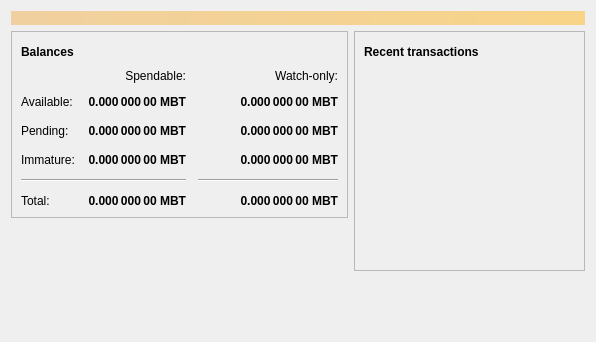
<?xml version="1.0" encoding="UTF-8"?>
<ui version="4.0">
 <class>OverviewPage</class>
 <widget class="QWidget" name="OverviewPage">
  <property name="geometry">
   <rect>
    <x>0</x>
    <y>0</y>
    <width>596</width>
    <height>342</height>
   </rect>
  </property>
  <property name="windowTitle">
   <string>Form</string>
  </property>
  <layout class="QVBoxLayout" name="topLayout">
   <item>
    <widget class="QLabel" name="labelAlerts">
     <property name="visible">
      <bool>false</bool>
     </property>
     <property name="styleSheet">
      <string notr="true">background-color: qlineargradient(x1: 0, y1: 0, x2: 1, y2: 0, stop:0 #F0D0A0, stop:1 #F8D488); color:#000000;</string>
     </property>
     <property name="wordWrap">
      <bool>true</bool>
     </property>
     <property name="margin">
      <number>3</number>
     </property>
    </widget>
   </item>
   <item>
    <layout class="QHBoxLayout" name="horizontalLayout" stretch="1,1">
     <item>
      <layout class="QVBoxLayout" name="verticalLayout_2">
       <item>
        <widget class="QFrame" name="frame">
         <property name="frameShape">
          <enum>QFrame::StyledPanel</enum>
         </property>
         <property name="frameShadow">
          <enum>QFrame::Raised</enum>
         </property>
         <layout class="QVBoxLayout" name="verticalLayout_4">
          <item>
           <layout class="QHBoxLayout" name="horizontalLayout_4">
            <item>
             <widget class="QLabel" name="label_5">
              <property name="font">
               <font>
                <weight>75</weight>
                <bold>true</bold>
               </font>
              </property>
              <property name="text">
               <string>Balances</string>
              </property>
             </widget>
            </item>
            <item>
             <widget class="QPushButton" name="labelWalletStatus">
              <property name="enabled">
               <bool>false</bool>
              </property>
              <property name="maximumSize">
               <size>
                <width>30</width>
                <height>16777215</height>
               </size>
              </property>
              <property name="toolTip">
               <string>The displayed information may be out of date. Your wallet automatically synchronizes with the Mashhadbit network after a connection is established, but this process has not completed yet.</string>
              </property>
              <property name="text">
               <string/>
              </property>
              <property name="icon">
               <iconset resource="../mashhadbit.qrc">
                <normaloff>:/icons/warning</normaloff>
                <disabledoff>:/icons/warning</disabledoff>:/icons/warning</iconset>
              </property>
              <property name="iconSize">
               <size>
                <width>24</width>
                <height>24</height>
               </size>
              </property>
              <property name="flat">
               <bool>true</bool>
              </property>
             </widget>
            </item>
            <item>
             <spacer name="horizontalSpacer_3">
              <property name="orientation">
               <enum>Qt::Horizontal</enum>
              </property>
              <property name="sizeHint" stdset="0">
               <size>
                <width>40</width>
                <height>20</height>
               </size>
              </property>
             </spacer>
            </item>
           </layout>
          </item>
          <item>
           <layout class="QGridLayout" name="gridLayout">
            <property name="spacing">
             <number>12</number>
            </property>
            <item row="2" column="2">
             <widget class="QLabel" name="labelWatchPending">
              <property name="font">
               <font>
                <weight>75</weight>
                <bold>true</bold>
               </font>
              </property>
              <property name="cursor">
               <cursorShape>IBeamCursor</cursorShape>
              </property>
              <property name="toolTip">
               <string>Unconfirmed transactions to watch-only addresses</string>
              </property>
              <property name="text">
               <string notr="true">0.000 000 00 MBT</string>
              </property>
              <property name="alignment">
               <set>Qt::AlignRight|Qt::AlignTrailing|Qt::AlignVCenter</set>
              </property>
              <property name="textInteractionFlags">
               <set>Qt::LinksAccessibleByMouse|Qt::TextSelectableByKeyboard|Qt::TextSelectableByMouse</set>
              </property>
             </widget>
            </item>
            <item row="2" column="1">
             <widget class="QLabel" name="labelUnconfirmed">
              <property name="font">
               <font>
                <weight>75</weight>
                <bold>true</bold>
               </font>
              </property>
              <property name="cursor">
               <cursorShape>IBeamCursor</cursorShape>
              </property>
              <property name="toolTip">
               <string>Total of transactions that have yet to be confirmed, and do not yet count toward the spendable balance</string>
              </property>
              <property name="text">
               <string notr="true">0.000 000 00 MBT</string>
              </property>
              <property name="alignment">
               <set>Qt::AlignRight|Qt::AlignTrailing|Qt::AlignVCenter</set>
              </property>
              <property name="textInteractionFlags">
               <set>Qt::LinksAccessibleByMouse|Qt::TextSelectableByKeyboard|Qt::TextSelectableByMouse</set>
              </property>
             </widget>
            </item>
            <item row="3" column="2">
             <widget class="QLabel" name="labelWatchImmature">
              <property name="font">
               <font>
                <weight>75</weight>
                <bold>true</bold>
               </font>
              </property>
              <property name="cursor">
               <cursorShape>IBeamCursor</cursorShape>
              </property>
              <property name="toolTip">
               <string>Mined balance in watch-only addresses that has not yet matured</string>
              </property>
              <property name="text">
               <string notr="true">0.000 000 00 MBT</string>
              </property>
              <property name="alignment">
               <set>Qt::AlignRight|Qt::AlignTrailing|Qt::AlignVCenter</set>
              </property>
              <property name="textInteractionFlags">
               <set>Qt::LinksAccessibleByMouse|Qt::TextSelectableByKeyboard|Qt::TextSelectableByMouse</set>
              </property>
             </widget>
            </item>
            <item row="4" column="0" colspan="2">
             <widget class="Line" name="line">
              <property name="orientation">
               <enum>Qt::Horizontal</enum>
              </property>
             </widget>
            </item>
            <item row="4" column="2">
             <widget class="Line" name="lineWatchBalance">
              <property name="sizePolicy">
               <sizepolicy hsizetype="Preferred" vsizetype="Fixed">
                <horstretch>0</horstretch>
                <verstretch>0</verstretch>
               </sizepolicy>
              </property>
              <property name="minimumSize">
               <size>
                <width>140</width>
                <height>0</height>
               </size>
              </property>
              <property name="orientation">
               <enum>Qt::Horizontal</enum>
              </property>
             </widget>
            </item>
            <item row="5" column="0">
             <widget class="QLabel" name="labelTotalText">
              <property name="text">
               <string>Total:</string>
              </property>
             </widget>
            </item>
            <item row="3" column="1">
             <widget class="QLabel" name="labelImmature">
              <property name="font">
               <font>
                <weight>75</weight>
                <bold>true</bold>
               </font>
              </property>
              <property name="cursor">
               <cursorShape>IBeamCursor</cursorShape>
              </property>
              <property name="toolTip">
               <string>Mined balance that has not yet matured</string>
              </property>
              <property name="text">
               <string notr="true">0.000 000 00 MBT</string>
              </property>
              <property name="alignment">
               <set>Qt::AlignRight|Qt::AlignTrailing|Qt::AlignVCenter</set>
              </property>
              <property name="textInteractionFlags">
               <set>Qt::LinksAccessibleByMouse|Qt::TextSelectableByKeyboard|Qt::TextSelectableByMouse</set>
              </property>
             </widget>
            </item>
            <item row="2" column="3">
             <spacer name="horizontalSpacer_2">
              <property name="orientation">
               <enum>Qt::Horizontal</enum>
              </property>
              <property name="sizeHint" stdset="0">
               <size>
                <width>40</width>
                <height>20</height>
               </size>
              </property>
             </spacer>
            </item>
            <item row="3" column="0">
             <widget class="QLabel" name="labelImmatureText">
              <property name="text">
               <string>Immature:</string>
              </property>
             </widget>
            </item>
            <item row="5" column="1">
             <widget class="QLabel" name="labelTotal">
              <property name="font">
               <font>
                <weight>75</weight>
                <bold>true</bold>
               </font>
              </property>
              <property name="cursor">
               <cursorShape>IBeamCursor</cursorShape>
              </property>
              <property name="toolTip">
               <string>Your current total balance</string>
              </property>
              <property name="text">
               <string notr="true">0.000 000 00 MBT</string>
              </property>
              <property name="alignment">
               <set>Qt::AlignRight|Qt::AlignTrailing|Qt::AlignVCenter</set>
              </property>
              <property name="textInteractionFlags">
               <set>Qt::LinksAccessibleByMouse|Qt::TextSelectableByKeyboard|Qt::TextSelectableByMouse</set>
              </property>
             </widget>
            </item>
            <item row="5" column="2">
             <widget class="QLabel" name="labelWatchTotal">
              <property name="font">
               <font>
                <weight>75</weight>
                <bold>true</bold>
               </font>
              </property>
              <property name="cursor">
               <cursorShape>IBeamCursor</cursorShape>
              </property>
              <property name="toolTip">
               <string>Current total balance in watch-only addresses</string>
              </property>
              <property name="text">
               <string notr="true">0.000 000 00 MBT</string>
              </property>
              <property name="alignment">
               <set>Qt::AlignRight|Qt::AlignTrailing|Qt::AlignVCenter</set>
              </property>
              <property name="textInteractionFlags">
               <set>Qt::LinksAccessibleByMouse|Qt::TextSelectableByKeyboard|Qt::TextSelectableByMouse</set>
              </property>
             </widget>
            </item>
            <item row="0" column="2">
             <widget class="QLabel" name="labelWatchonly">
              <property name="text">
               <string>Watch-only:</string>
              </property>
              <property name="alignment">
               <set>Qt::AlignRight|Qt::AlignTrailing|Qt::AlignVCenter</set>
              </property>
             </widget>
            </item>
            <item row="1" column="0">
             <widget class="QLabel" name="labelBalanceText">
              <property name="text">
               <string>Available:</string>
              </property>
             </widget>
            </item>
            <item row="1" column="1">
             <widget class="QLabel" name="labelBalance">
              <property name="font">
               <font>
                <weight>75</weight>
                <bold>true</bold>
               </font>
              </property>
              <property name="cursor">
               <cursorShape>IBeamCursor</cursorShape>
              </property>
              <property name="toolTip">
               <string>Your current spendable balance</string>
              </property>
              <property name="text">
               <string notr="true">0.000 000 00 MBT</string>
              </property>
              <property name="alignment">
               <set>Qt::AlignRight|Qt::AlignTrailing|Qt::AlignVCenter</set>
              </property>
              <property name="textInteractionFlags">
               <set>Qt::LinksAccessibleByMouse|Qt::TextSelectableByKeyboard|Qt::TextSelectableByMouse</set>
              </property>
             </widget>
            </item>
            <item row="1" column="2">
             <widget class="QLabel" name="labelWatchAvailable">
              <property name="font">
               <font>
                <weight>75</weight>
                <bold>true</bold>
               </font>
              </property>
              <property name="cursor">
               <cursorShape>IBeamCursor</cursorShape>
              </property>
              <property name="toolTip">
               <string>Your current balance in watch-only addresses</string>
              </property>
              <property name="text">
               <string notr="true">0.000 000 00 MBT</string>
              </property>
              <property name="alignment">
               <set>Qt::AlignRight|Qt::AlignTrailing|Qt::AlignVCenter</set>
              </property>
              <property name="textInteractionFlags">
               <set>Qt::LinksAccessibleByMouse|Qt::TextSelectableByKeyboard|Qt::TextSelectableByMouse</set>
              </property>
             </widget>
            </item>
            <item row="2" column="0">
             <widget class="QLabel" name="labelPendingText">
              <property name="text">
               <string>Pending:</string>
              </property>
             </widget>
            </item>
            <item row="0" column="1">
             <widget class="QLabel" name="labelSpendable">
              <property name="text">
               <string>Spendable:</string>
              </property>
              <property name="alignment">
               <set>Qt::AlignRight|Qt::AlignTrailing|Qt::AlignVCenter</set>
              </property>
             </widget>
            </item>
           </layout>
          </item>
         </layout>
        </widget>
       </item>
       <item>
        <spacer name="verticalSpacer">
         <property name="orientation">
          <enum>Qt::Vertical</enum>
         </property>
         <property name="sizeHint" stdset="0">
          <size>
           <width>20</width>
           <height>40</height>
          </size>
         </property>
        </spacer>
       </item>
      </layout>
     </item>
     <item>
      <layout class="QVBoxLayout" name="verticalLayout_3">
       <item>
        <widget class="QFrame" name="frame_2">
         <property name="frameShape">
          <enum>QFrame::StyledPanel</enum>
         </property>
         <property name="frameShadow">
          <enum>QFrame::Raised</enum>
         </property>
         <layout class="QVBoxLayout" name="verticalLayout">
          <item>
           <layout class="QHBoxLayout" name="horizontalLayout_2">
            <item>
             <widget class="QLabel" name="label_4">
              <property name="font">
               <font>
                <weight>75</weight>
                <bold>true</bold>
               </font>
              </property>
              <property name="text">
               <string>Recent transactions</string>
              </property>
             </widget>
            </item>
            <item>
             <widget class="QPushButton" name="labelTransactionsStatus">
              <property name="enabled">
               <bool>false</bool>
              </property>
              <property name="maximumSize">
               <size>
                <width>30</width>
                <height>16777215</height>
               </size>
              </property>
              <property name="toolTip">
               <string>The displayed information may be out of date. Your wallet automatically synchronizes with the Mashhadbit network after a connection is established, but this process has not completed yet.</string>
              </property>
              <property name="text">
               <string/>
              </property>
              <property name="icon">
               <iconset resource="../mashhadbit.qrc">
                <normaloff>:/icons/warning</normaloff>
                <disabledoff>:/icons/warning</disabledoff>:/icons/warning</iconset>
              </property>
              <property name="iconSize">
               <size>
                <width>24</width>
                <height>24</height>
               </size>
              </property>
              <property name="flat">
               <bool>true</bool>
              </property>
             </widget>
            </item>
            <item>
             <spacer name="horizontalSpacer">
              <property name="orientation">
               <enum>Qt::Horizontal</enum>
              </property>
              <property name="sizeHint" stdset="0">
               <size>
                <width>40</width>
                <height>20</height>
               </size>
              </property>
             </spacer>
            </item>
           </layout>
          </item>
          <item>
           <widget class="QListView" name="listTransactions">
            <property name="styleSheet">
             <string notr="true">QListView { background: transparent; }</string>
            </property>
            <property name="frameShape">
             <enum>QFrame::NoFrame</enum>
            </property>
            <property name="verticalScrollBarPolicy">
             <enum>Qt::ScrollBarAlwaysOff</enum>
            </property>
            <property name="horizontalScrollBarPolicy">
             <enum>Qt::ScrollBarAlwaysOff</enum>
            </property>
            <property name="selectionMode">
             <enum>QAbstractItemView::NoSelection</enum>
            </property>
           </widget>
          </item>
         </layout>
        </widget>
       </item>
       <item>
        <spacer name="verticalSpacer_2">
         <property name="orientation">
          <enum>Qt::Vertical</enum>
         </property>
         <property name="sizeHint" stdset="0">
          <size>
           <width>20</width>
           <height>40</height>
          </size>
         </property>
        </spacer>
       </item>
      </layout>
     </item>
    </layout>
   </item>
  </layout>
 </widget>
 <resources/>
 <connections/>
</ui>
